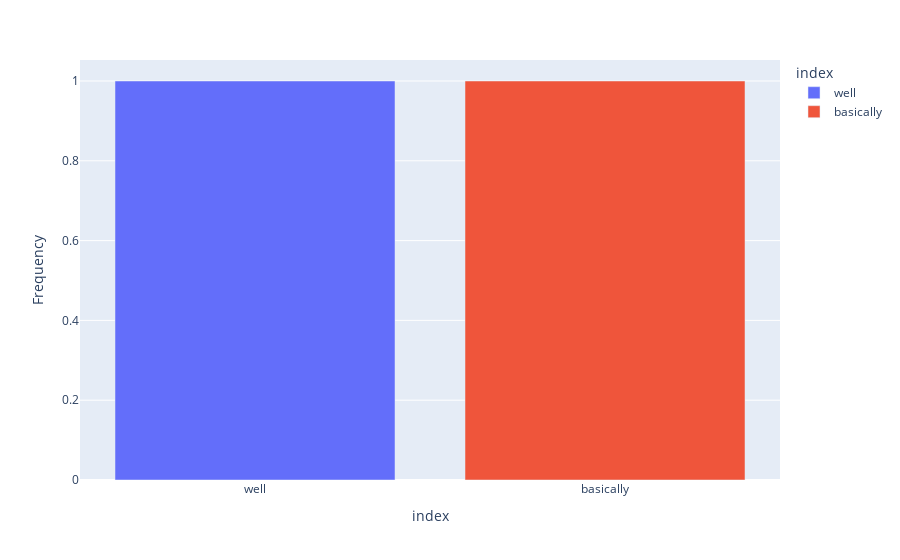

Write notebook code for a chart like this one.
### Markdown cell above
# Main Project

### Code cell
''' we start by creating a parent class recurrent phrase
                            and declare the filler words in the constructor of parent class '''


class Recurrent_phrase:     # parent class
    
    def __init__(self):     # parent class constructor
        
        # declaring the filler words
        self.words_to_recognize = [
                        "well",'um','uh',"hmm","like","actually","basically","seriously","you see","you know","I mean",
                         "at the end of the day" , "believe me", "I guess" , "I suppose" , "or something" , "ok so" , "right"
                      ]
        
        # creating instance for speech recognition
        self.speech_1 = sr.Recognizer() 


        
''' create a class frequency_check to check the frequency of the filler words if they occur in the sentence '''

class frequency_check(Recurrent_phrase):      # child class frequency_check inherits parent class Recurrent_phrase
    
    def __init__(self):                       # child class constructor
        
        # calling the constructor of parent class
        super().__init__()
        
        
        
        
    ''' we now create a function to check whether the filler words occur in the sentence '''
    
    def character_check(self):                           # defining a function character_check
        self.words = []                                  # creating the list to append the words if they appear
        with sr.Microphone() as source:                  # using Microphone function to take input from the microphone
            start_time = time.time()
            print('say something!!')
            audio = self.speech_1.listen(source)         # using listen function to listen the source
            end_time = time.time()
            self.character = self.speech_1.recognize_google(audio) # using google's API to recognize the words
            for char in self.words_to_recognize:
                if char in self.character:
                    self.words.append(char)              # appending the filler words in the list if they exists in the sentence
                    
            self.total_time = end_time - start_time
            
                    
    ''' we now create a function to check the frequency of those filler words '''
    
    def check_frequency(self):                       # defining a function check_frequency
        self.character_check()
        self.frequency = {}                          # creating a dictionary to store the filler words if they exist
        for i in self.words:
            x = self.character.count(i)
            if i not in self.frequency:
                self.frequency[i] = x
            else:
                self.frequency[i] += 1
        return self.character , self.total_time/60      # returning the input given by the user
    
    
    
    
''' visualizing the frequency of filler words , here we are using python plotly library for advance data visualization '''

class visualize_frequency(frequency_check):         # child class visualize_frequency inherits the parent chass frequency_check 
    
    def __init__(self):                             # constructor of child class 
        
        # calling the parent class constructor
        super().__init__()
       
    
    # creating a dataset of the filler words
    def data_set(self):
         self.data = pd.DataFrame(pd.Series(self.frequency) , columns = ['Frequency'])
            
    def time_and_frequency(self):
        self.data_set()
        if len(self.frequency) != 0:
            for i in self.frequency:
                print(i ,':', self.frequency[i]/len(self.character.split())*100 , end = '  ')
            else:
                pass
        else:
            pass
        
    def words_per_minute(self):
        self.time_and_frequency()
        self.wps = len(self.character.split())/(self.total_time/60)
        
    # visualizing the dataset
    def visualize(self):
        self.words_per_minute()
        
        if len(self.data) != 0:                     # checking whether we have encountered any filler word or not
            
            # creating a bar plot of the frequencies of the filler words using bar plt
            fig = px.bar(data_frame = self.data , x = self.data.index , y = 'Frequency',color = self.data.index)
            fig.show()
            
        else:
            pass
        return self.wps
    
    def total_count_of_words(self):
        words_by_user = {}
        thresh = 2
        for words in self.character.split():
            if words not in words_by_user:
                words_by_user[words] = 1
            else:
                words_by_user[words] += 1
                
        for key , value in words_by_user.items():
            if value > thresh:
                yield key
            else:
                pass
   
    

if __name__ == '__main__':
    vi = visualize_frequency()
    
    word_spoken , total_time_taken = vi.check_frequency()
    words_per_minute = vi.visualize()
    print('sentence spoken by the user : ',word_spoken)
    print('total time taken by the user : ',np.round(total_time_taken,4))
    print('total words per minute by the user : ',np.round(words_per_minute,4))
    for words in vi.total_count_of_words():
        print('words repeated more than once : ',words)

### Figure 1 — Plotly figure (JSON) as saved in the notebook; plotly's stock layout.template omitted (floating-point values rounded to 4 significant figures)
{"data": [{"alignmentgroup": "True", "hovertemplate": "index=%{x}<br>Frequency=%{y}<extra></extra>", "legendgroup": "well", "marker": {"color": "#636efa", "pattern": {"shape": ""}}, "name": "well", "offsetgroup": "well", "orientation": "v", "showlegend": true, "textposition": "auto", "type": "bar", "x": ["well"], "xaxis": "x", "y": [1], "yaxis": "y"}, {"alignmentgroup": "True", "hovertemplate": "index=%{x}<br>Frequency=%{y}<extra></extra>", "legendgroup": "basically", "marker": {"color": "#EF553B", "pattern": {"shape": ""}}, "name": "basically", "offsetgroup": "basically", "orientation": "v", "showlegend": true, "textposition": "auto", "type": "bar", "x": ["basically"], "xaxis": "x", "y": [1], "yaxis": "y"}], "layout": {"barmode": "relative", "legend": {"title": {"text": "index"}, "tracegroupgap": 0}, "margin": {"t": 60}, "xaxis": {"anchor": "y", "categoryarray": ["well", "basically"], "categoryorder": "array", "domain": [0, 1], "title": {"text": "index"}}, "yaxis": {"anchor": "x", "domain": [0, 1], "title": {"text": "Frequency"}}}}
